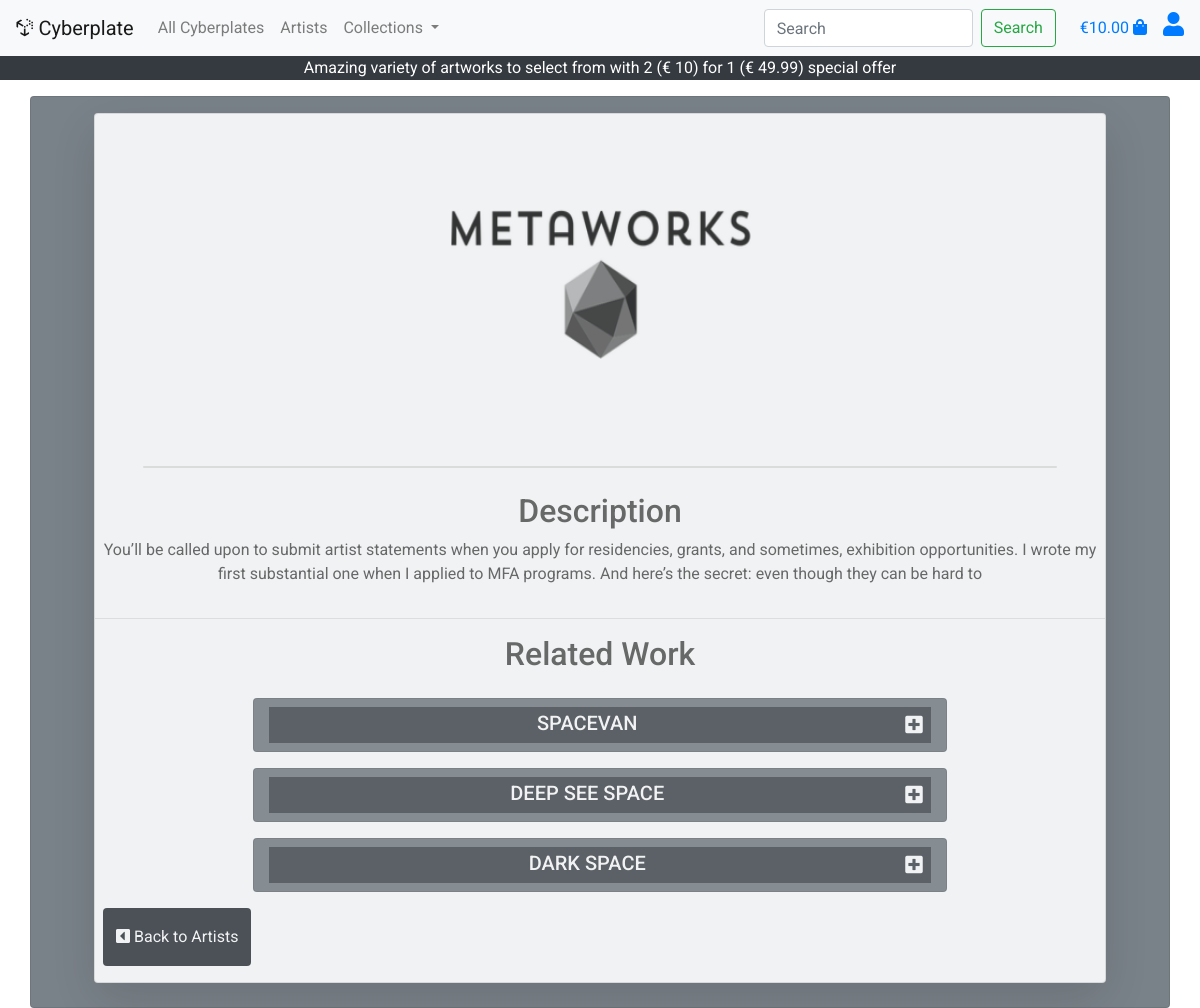
The page /products/1 on the database as committed earlier.
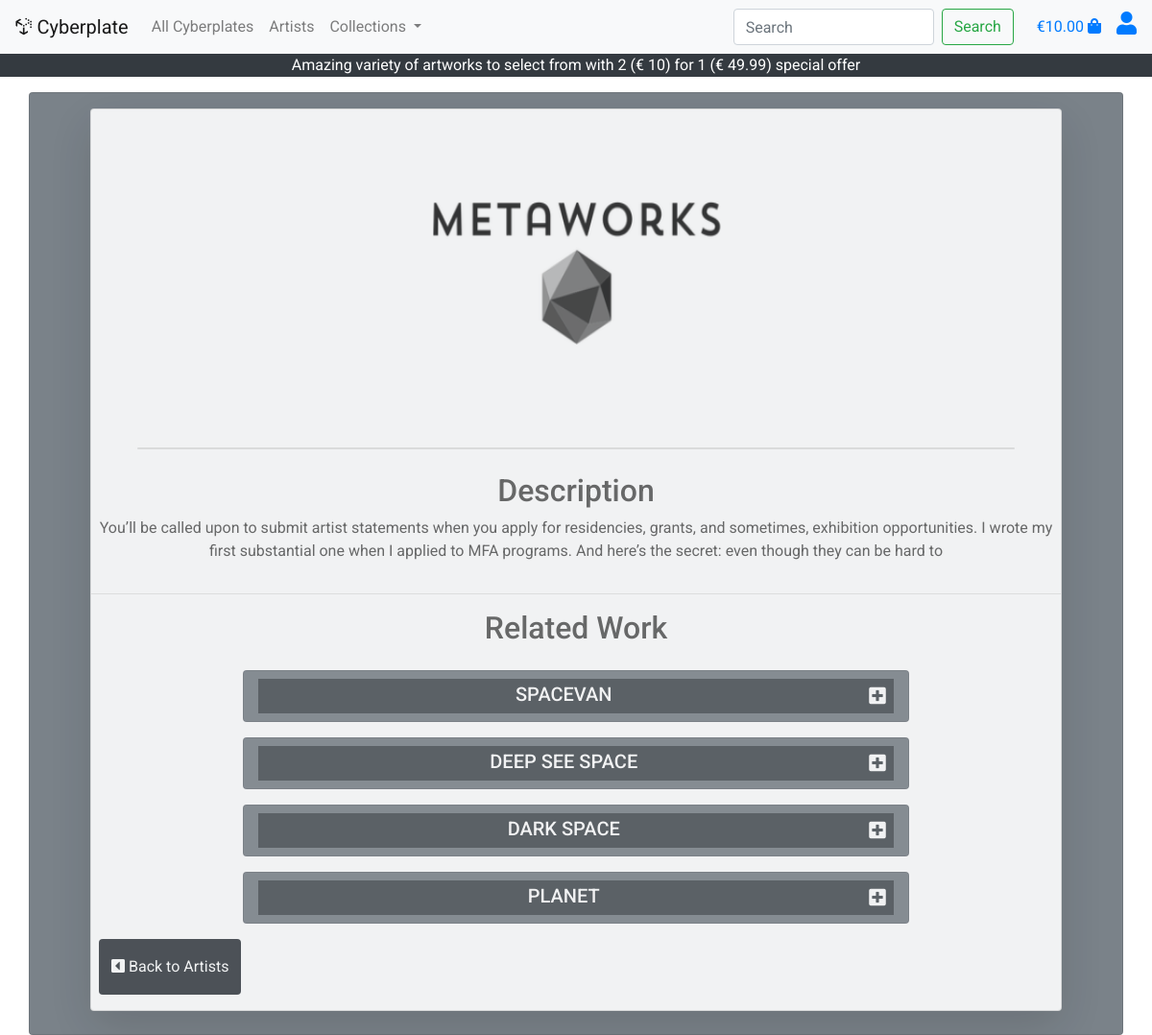
The same page on the database as committed later.
### products/models.py (models this page shows)
class Product(models.Model):
    product_category = models.ForeignKey('Product_Category', null=True, on_delete=models.SET_NULL)
    artist = models.ForeignKey('Artist', null=True, on_delete=models.SET_NULL)
    name = models.CharField(max_length=30)
    description = models.TextField()
    price = models.DecimalField(max_digits=4, decimal_places=2)
    image_url = models.URLField(null=True, blank=True, max_length=1000)
    image = models.ImageField(null=True, blank=True)
    product_key = models.IntegerField(null=True, blank=True)
    def __str__(self):
        return self.name

### products/views.py (the view)
# urls.py: path('<int:artist_id>', views.artist_view, name='artist_view'),
def artist_view(request, artist_id):
    selected_artist = get_object_or_404(Artist, pk=artist_id)
    print('selected_artist >>',selected_artist)
    artists_products = Product.objects.all().filter(artist=selected_artist)
    print('artists_products >>',artists_products)
    context = {
        'selected_artist': selected_artist,
        'artists_products': artists_products
    }
    return render(request, 'products/artist_view.html', context)

### products/models.py (called while the page is built)
    def __str__(self):
        return self.display_name

### shopping_bag/context.py (called while the page is built, shortened)
def bag_contents(request):
    bag_items = []
    total = 0
    product_count = 0
    bag = request.session.get('bag', {})
    if total < settings.FREE_DELIVERY_THRESHOLD:
        delivery = 10
        free_delivery_delta = settings.FREE_DELIVERY_THRESHOLD - total
    else:
        delivery = 0
        free_delivery_delta = 0
    grand_total = delivery + total
    context = {
        'bag_items': bag_items,
        'total': total,
        'product_count': product_count,
        'delivery': delivery,
        'free_delivery_delta': free_delivery_delta,
        'free_delivery_threshold': settings.FREE_DELIVERY_THRESHOLD,
        'grand_total': grand_total,
    }
    return context

### products/templates/products/artist_view.html (shortened to what this page needs)
{% extends "base.html" %}
{% load static %}
{% block content %}
<div class="container h-100">
  <div class="row h-100">
    <div class="col-12 card bg-secondary">
        <div class="card shadow-lg mb-4 bg-white border-3 mt-3 mr-5 ml-5">
          <div class="d-flex justify-content-center">
        <img src="{{ MEDIA_URL }}{{ selected_artist.image }}" class="rounded-lg artist-img mt-5" alt="selected_artist.name">
          </div>
        <br>
        <br>
        <div class="card shadow-lg mb-4 bg-white border-3 mt-3 mr-5 ml-5">
        </div>
        <h2 class="text-center text-black"> Description </h2>
        <p class="text-center">
          {{ selected_artist.artist_description }}
        </p>
        <hr>
        <h2 class="text-center text-black"> Related Work </h2>
        <div class="d-flex justify-content-center row">
        {% for related_work in artists_products %}
          <div class="card col-8 bg-secondary ml-2 mr-2 mt-3 text-white text-uppercase">
            <h5 class="text-center mt-2 bg-dark slider pt-1">{{ related_work.name }}<i class="css-target fas fa-plus-square fa-minus-square float-right mr-2 mt-1 mb-1 pb-1"></i></h5>
          </div>
        {% endfor %}
        </div>
        <p class="text-center">
          <a href="{% url 'artists' %}" class="float-left btn bg-dark rounded-3 py-3 ml-2 text-white mt-3"><i
            class="fas fa-caret-square-left"></i> Back to Artists</a>
        </p>
        </div>
    </div>
  </div>
</div>
{% endblock %}

Rows that differ between the two databases and show on the page:
added Product: name "PLANET"
